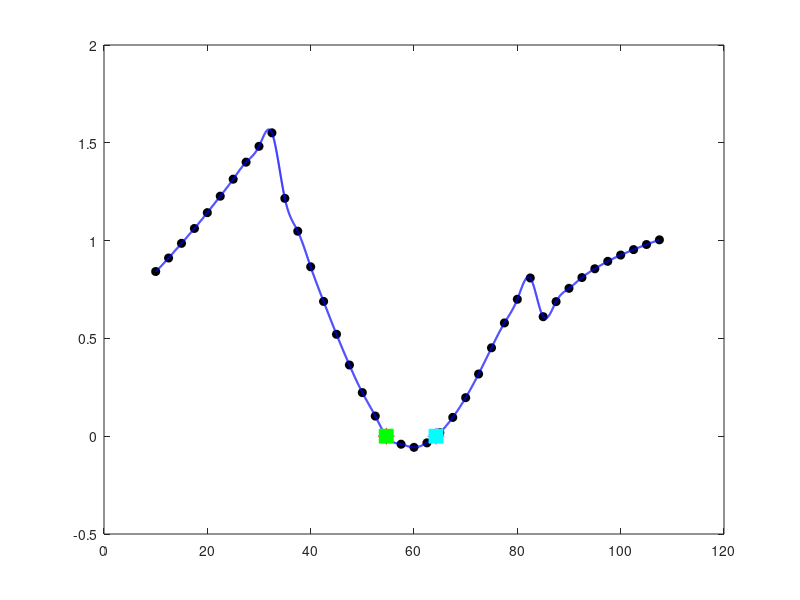

Reproduce this figure in MATLAB. (Note: this script raises an error after producing the figure.)
clc;
clear;
close all;

%% DATOS EXPERIMENTALES

f = [10 12.5 15 17.5 20 22.5 25 27.5 30 32.5 ...
     35 37.5 40 42.5 45 47.5 50 52.5 55 57.5 ...
     60 62.5 65 67.5 70 72.5 75 77.5 80 82.5 ...
     85 87.5 90 92.5 95 97.5 100 102.5 105 107.5];

V = [0.842 0.911 0.986 1.062 1.143 1.227 1.314 1.401 ...
     1.482 1.551 1.216 1.048 0.866 0.689 0.521 0.364 ...
     0.223 0.103 -0.012 -0.041 -0.057 -0.034 0.018 ...
     0.096 0.197 0.318 0.452 0.579 0.700 0.809 ...
     0.611 0.688 0.756 0.811 0.856 0.894 0.926 ...
     0.954 0.980 1.004];

%% IDENTIFICACION DE CAMBIO DE SIGNO

for i = 1:length(V)-1
    
    if V(i)*V(i+1) < 0
        
        fprintf('Cambio de signo entre %.1f kHz y %.1f kHz\n',f(i),f(i+1));
        
    end
    
end

%% FUNCION SPLINE

fun = @(x) spline(f,V,x);

%% TOLERANCIA

tol = 1e-6;

%% ==============================
%% PRIMERA RAIZ - BISECCION
%% Intervalo [52.5 , 55]
%% ==============================

a = 52.5;
b = 55.0;

while abs(b-a) > tol
    
    c = (a+b)/2;
    
    if fun(a)*fun(c) < 0
        b = c;
    else
        a = c;
    end
    
end

raiz1_bis = (a+b)/2;

%% ==============================
%% SEGUNDA RAIZ - BISECCION
%% Intervalo [62.5 , 65]
%% ==============================

a = 62.5;
b = 65.0;

while abs(b-a) > tol
    
    c = (a+b)/2;
    
    if fun(a)*fun(c) < 0
        b = c;
    else
        a = c;
    end
    
end

raiz2_bis = (a+b)/2;

%% ==============================
%% REFINAMIENTO CON SPLINE
%% ==============================

xx = linspace(min(f),max(f),5000);

yy = spline(f,V,xx);

%% BUSQUEDA DE CRUCES POR CERO

indices = find(yy(1:end-1).*yy(2:end) < 0);

raiz1_spline = xx(indices(1));

raiz2_spline = xx(indices(2));

%% RESULTADOS

fprintf('\n----- METODO DE BISECCION -----\n');

fprintf('Primera raiz = %.6f kHz\n',raiz1_bis);

fprintf('Segunda raiz = %.6f kHz\n',raiz2_bis);

fprintf('\n----- SPLINE CUBICO -----\n');

fprintf('Primera raiz refinada = %.6f kHz\n',raiz1_spline);

fprintf('Segunda raiz refinada = %.6f kHz\n',raiz2_spline);

%% GRAFICA

figure;

plot(f,V,'ko','MarkerFaceColor','k');
hold on;

plot(xx,yy,'b','LineWidth',1.5);

plot(raiz1_bis,0,'r*','MarkerSize',12);
plot(raiz2_bis,0,'m*','MarkerSize',12);

plot(raiz1_spline,0,'gs','MarkerSize',10,'MarkerFaceColor','g');
plot(raiz2_spline,0,'cs','MarkerSize',10,'MarkerFaceColor','c');

yline(0,'k--');

xlabel('Frecuencia (kHz)');
ylabel('Voltaje V(f)');

title('Raices mediante Biseccion y Spline Cubico');

legend('Datos experimentales',...
       'Spline cubico',...
       'Raiz 1 - Biseccion',...
       'Raiz 2 - Biseccion',...
       'Raiz 1 - Spline',...
       'Raiz 2 - Spline');

grid on;
